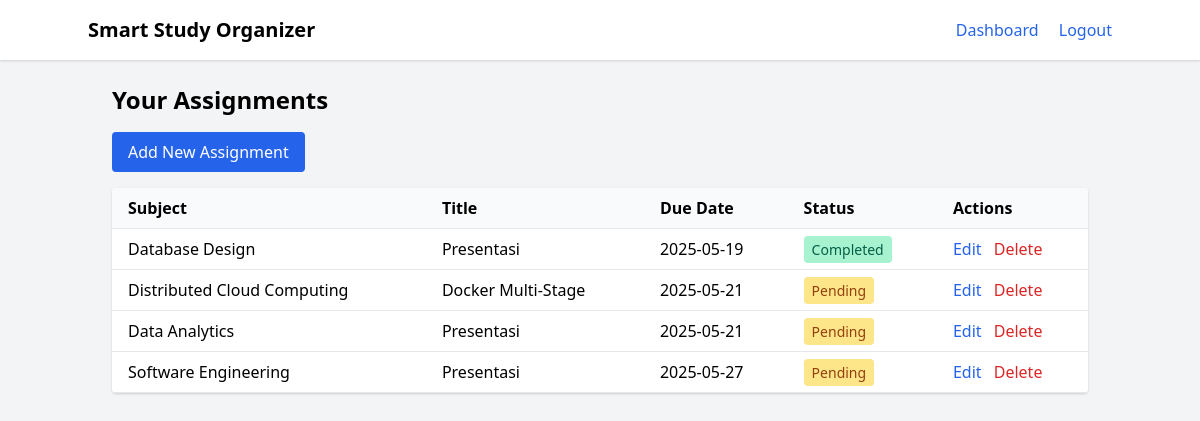
Screenshot of /assignments (signed in) with the database file from the repository.
### models.py (models this page shows)
class Assignment(db.Model):
    id = db.Column(db.Integer, primary_key=True)
    subject = db.Column(db.String(100), nullable=False)
    title = db.Column(db.String(100), nullable=False)
    due_date = db.Column(db.DateTime, nullable=False)
    completed = db.Column(db.Boolean, default=False)
    user_id = db.Column(db.Integer, db.ForeignKey('user.id'), nullable=False)

### blueprints/assignments.py (the view)
@assignments_bp.route('/assignments')
@login_required
def assignments():
    user_assignments = Assignment.query.filter_by(user_id=current_user.id).order_by(Assignment.due_date).all()
    return render_template('assignments.html', assignments=user_assignments)

### extensions.py (called while the page is built)
@login_manager.user_loader
def load_user(user_id):
    from models import User
    return User.query.get(int(user_id))

### templates/assignments.html (shortened to what this page needs)
<!DOCTYPE html>
<html lang="en">
<head>
    <link href="https://cdn.jsdelivr.net/npm/tailwindcss@2.2.19/dist/tailwind.min.css" rel="stylesheet" />
</head>
<body class="bg-gray-100 min-h-screen">
    <nav class="bg-white shadow p-4">
        <div class="container mx-auto flex justify-between items-center">
            <h1 class="text-xl font-bold">Smart Study Organizer</h1>
            <div class="space-x-4">
                <a href="{{ url_for('dashboard.dashboard') }}" class="text-blue-600 hover:underline">Dashboard</a>
                <a href="{{ url_for('auth.logout') }}" class="text-blue-600 hover:underline">Logout</a>
            </div>
        </div>
    </nav>
    <main class="container mx-auto p-6">
        <h2 class="text-2xl font-semibold mb-4">Your Assignments</h2>
        <a href="{{ url_for('assignments.add_assignment') }}" class="mb-4 inline-block bg-blue-600 text-white py-2 px-4 rounded hover:bg-blue-700">Add New Assignment</a>
        {% if assignments %}
            <div class="bg-white rounded shadow overflow-x-auto">
                <table class="min-w-full">
                    <thead>
                        <tr class="bg-gray-50">
                            <th class="py-2 px-4 border-b text-left">Subject</th>
                            <th class="py-2 px-4 border-b text-left">Title</th>
                            <th class="py-2 px-4 border-b text-left">Due Date</th>
                            <th class="py-2 px-4 border-b text-left">Status</th>
                            <th class="py-2 px-4 border-b text-left">Actions</th>
                        </tr>
                    </thead>
                    <tbody>
                        {% for assignment in assignments %}
                        <tr class="hover:bg-gray-50">
                            <td class="py-2 px-4 border-b">{{ assignment.subject }}</td>
                            <td class="py-2 px-4 border-b">{{ assignment.title }}</td>
                            <td class="py-2 px-4 border-b">{{ assignment.due_date.strftime('%Y-%m-%d') }}</td>
                            <td class="py-2 px-4 border-b">
                                <span class="px-2 py-1 rounded text-sm {{ 'bg-green-200 text-green-800' if assignment.completed else 'bg-yellow-200 text-yellow-800' }}">
                                    {{ 'Completed' if assignment.completed else 'Pending' }}
                                </span>
                            </td>
                            <td class="py-2 px-4 border-b">
                                <a href="{{ url_for('assignments.edit_assignment', assignment_id=assignment.id) }}"
                                   class="text-blue-600 hover:underline mr-2">Edit</a>
                                <form action="{{ url_for('assignments.delete_assignment', assignment_id=assignment.id) }}"
                                      method="POST"
                                      class="inline">
                                    <button type="submit"
                                            class="text-red-600 hover:underline"
                                            onclick="return confirm('Are you sure you want to delete this assignment?');">
                                        Delete
                                    </button>
                                </form>
                            </td>
                        </tr>
                        {% endfor %}
                    </tbody>
                </table>
            </div>
        {% else %}
            <p class="text-gray-600">No assignments found.</p>
        {% endif %}
    </main>
</body>
</html>

### rows the page displays
Assignment: subject "Database Design", title "Presentasi", due_date "2025-05-19", completed "Completed"
Assignment: subject "Distributed Cloud Computing", title "Docker Multi-Stage", due_date "2025-05-21", completed "Pending"
Assignment: subject "Data Analytics", title "Presentasi", due_date "2025-05-21", completed "Pending"
Assignment: subject "Software Engineering", title "Presentasi", due_date "2025-05-27", completed "Pending"
